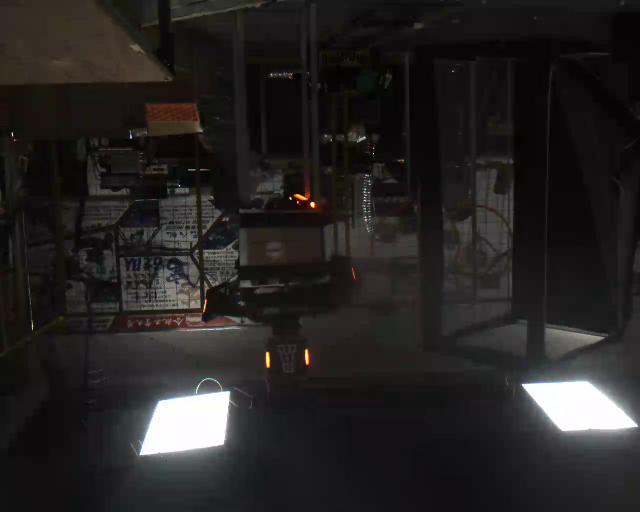
//> input picture outpost_frame.png, 1280 x 1024 px (shown at 1/2 size)
$ ./main outpost_frame.png   (built with g++ and OpenCV 4)
//> lines starting //> are read from the running program, lines starting //| are printed output that depends on the picture; after the words box and inside, x2 and y2 are one past the last pixel; in counts of white or black regions, pixels touching at a corner belong together
### detect.cpp
// ============================================================
// detect.cpp —— 颜色分割、灯条候选、灯条配对、装甲板四角点
// ============================================================
#include "detect.h"

#include <algorithm>
#include <cmath>
#include <limits>

const char* colorName(ArmorColor c) { return c == ArmorColor::RED ? "红" : "蓝"; }
const char* colorTag(ArmorColor c)  { return c == ArmorColor::RED ? "RED" : "BLUE"; }

namespace {

// ------------------------------------------------------------
// 从旋转矩形的 4 个顶点算出：长边、短边、中心点、长轴相对竖直方向的倾角
// 不用 minAreaRect 自带的 angle（不同 OpenCV 版本语义不同），
// 直接量 4 条边里最长的一条，方向最可靠。
// ------------------------------------------------------------
void measureBar(const cv::Point2f pts[4], float& length, float& width,
                cv::Point2f& center, float& tiltDeg) {
    double maxLen = 0.0;
    double minLen = std::numeric_limits<double>::max();
    cv::Point2f bestP, bestQ;
    for (int k = 0; k < 4; ++k) {
        const cv::Point2f& p = pts[k];
        const cv::Point2f& q = pts[(k + 1) % 4];
        const double len = cv::norm(q - p);
        // 矩形的 4 条边是"长、短、长、短"，最长边给方向，最短边就是灯条宽度
        if (len > maxLen) { maxLen = len; bestP = p; bestQ = q; }
        if (len < minLen) { minLen = len; }
    }
    length = static_cast<float>(maxLen);
    width  = static_cast<float>(minLen == std::numeric_limits<double>::max() ? 0.0 : minLen);

    center = cv::Point2f(0.f, 0.f);
    for (int k = 0; k < 4; ++k) center += pts[k];
    center *= 0.25f;

    // 长轴方向：让向量朝下（dy>0），再算它偏离竖直方向多少度
    float dx = bestQ.x - bestP.x;
    float dy = bestQ.y - bestP.y;
    if (dy < 0.f) { dx = -dx; dy = -dy; }
    tiltDeg = static_cast<float>(std::atan2(dx, dy) * 180.0 / CV_PI);
    if (tiltDeg > 90.f)  tiltDeg -= 180.f;
    if (tiltDeg < -90.f) tiltDeg += 180.f;
}

// ------------------------------------------------------------
// 四角点排序：0 左上 → 1 右上 → 2 右下 → 3 左下
// 用 x+y 的最小/最大值定左上/右下，用 x-y 的最大/最小值定右上/左下，
// 这样目标倾斜时顺序也不会乱。
// ------------------------------------------------------------
std::array<cv::Point2f, 4> orderCorners(std::array<cv::Point2f, 4> pts) {
    std::array<cv::Point2f, 4> out{};
    int iMinSum = 0, iMaxSum = 0, iMaxDiff = 0, iMinDiff = 0;
    for (int k = 1; k < 4; ++k) {
        const float s = pts[k].x + pts[k].y;
        const float d = pts[k].x - pts[k].y;
        if (s < pts[iMinSum].x + pts[iMinSum].y)  iMinSum = k;
        if (s > pts[iMaxSum].x + pts[iMaxSum].y)  iMaxSum = k;
        if (d > pts[iMaxDiff].x - pts[iMaxDiff].y) iMaxDiff = k;
        if (d < pts[iMinDiff].x - pts[iMinDiff].y) iMinDiff = k;
    }
    out[0] = pts[iMinSum];   // 左上
    out[1] = pts[iMaxDiff];  // 右上
    out[2] = pts[iMaxSum];   // 右下
    out[3] = pts[iMinDiff];  // 左下
    return out;
}

// ------------------------------------------------------------
// 生成某个颜色的 mask：白色 = 保留的目标像素
// ------------------------------------------------------------
cv::Mat buildMask(const cv::Mat& hsv, ArmorColor color, const DetectParams& p) {
    cv::Mat mask;
    if (color == ArmorColor::RED) {
        // 红色在 HSV 中跨色相边界：暖红灯芯的 H 落在 0~35，
        // 偏暗的红色光晕落在 160~179，两段取或
        cv::Mat low, high;
        cv::inRange(hsv, cv::Scalar(0, p.sMin, p.vMin),
                    cv::Scalar(p.hueRedMax, 255, 255), low);
        cv::inRange(hsv, cv::Scalar(p.hueRedWrapMin, p.sMin, p.vMin),
                    cv::Scalar(179, 255, 255), high);
        mask = low | high;
    }
    else {
        cv::inRange(hsv, cv::Scalar(p.hueBlueMin, 100, p.blueVMin),
                    cv::Scalar(p.hueBlueMax, 255, 255), mask);
    }

    // 灯条是"一颗颗灯珠"，直接取轮廓会断成几段：先做竖向闭运算连起来，
    // 再轻微开运算去掉孤立噪点。注意横向不开大核，否则相邻灯条会粘连。
    cv::Mat kernel = cv::getStructuringElement(
        cv::MORPH_RECT, cv::Size(p.closeW, p.closeH));
    cv::morphologyEx(mask, mask, cv::MORPH_CLOSE, kernel);

    return mask;
}

// ------------------------------------------------------------
// 从 mask 提取灯条候选：面积 → 长宽比 → 尺寸 → 倾角
// ------------------------------------------------------------
std::vector<LightBar> extractBars(const cv::Mat& mask, ArmorColor color,
                                  const DetectParams& p) {
    std::vector<std::vector<cv::Point>> contours;
    cv::findContours(mask, contours, cv::RETR_EXTERNAL, cv::CHAIN_APPROX_SIMPLE);

    std::vector<LightBar> bars;
    for (const auto& contour : contours) {
        const double area = cv::contourArea(contour);
        if (area < p.minArea) continue;                 // 太小：噪声

        const cv::RotatedRect rr = cv::minAreaRect(contour);
        cv::Point2f pts[4];
        rr.points(pts);

        LightBar bar;
        bar.color = color;
        bar.rect  = rr;
        bar.area  = area;
        measureBar(pts, bar.length, bar.width, bar.center, bar.tiltDeg);

        if (bar.length < p.minLen || bar.length > p.maxLen) continue;  // 尺寸不对
        if (bar.width  < p.minWid || bar.width  > p.maxWid)  continue;
        if (bar.width <= 0.f || bar.length / bar.width < p.minAspect) continue;  // 不够细长
        if (std::fabs(bar.tiltDeg) > p.maxTilt) continue;              // 不是近似竖直
        bars.push_back(bar);
    }

    std::sort(bars.begin(), bars.end(),
              [](const LightBar& a, const LightBar& b) { return a.center.x < b.center.x; });
    for (int i = 0; i < static_cast<int>(bars.size()); ++i) bars[i].id = i;
    return bars;
}

// ------------------------------------------------------------
// 一根灯条上取"靠左"的两个点、另一根上取"靠右"的两个点，
// 合成装甲板的 4 个角点
// ------------------------------------------------------------
std::array<cv::Point2f, 4> makePlateCorners(const LightBar& left, const LightBar& right) {
    cv::Point2f pl[4], pr[4];
    left.rect.points(pl);
    right.rect.points(pr);

    std::vector<cv::Point2f> lp(pl, pl + 4), rp(pr, pr + 4);
    std::sort(lp.begin(), lp.end(),
              [](const cv::Point2f& a, const cv::Point2f& b) { return a.x < b.x; });
    std::sort(rp.begin(), rp.end(),
              [](const cv::Point2f& a, const cv::Point2f& b) { return a.x < b.x; });

    std::array<cv::Point2f, 4> raw{ lp[0], lp[1], rp[2], rp[3] };
    return orderCorners(raw);
}

}  // namespace

// ============================================================
// 单帧检测主流程
// ============================================================
FrameResult detectFrame(const cv::Mat& bgrImage, const DetectParams& params) {
    FrameResult result;
    if (bgrImage.empty() || bgrImage.type() != CV_8UC3) return result;

    cv::Mat blurred;
    cv::GaussianBlur(bgrImage, blurred, cv::Size(3, 3), 0);

    cv::Mat hsv;
    cv::cvtColor(blurred, hsv, cv::COLOR_BGR2HSV);

    const ArmorColor colors[2] = { ArmorColor::RED, ArmorColor::BLUE };
    for (ArmorColor color : colors) {
        cv::Mat mask = buildMask(hsv, color, params);
        if (color == ArmorColor::RED) {
            result.maskRed = mask;
            result.redMaskPixels = cv::countNonZero(mask);
        }
        else {
            result.maskBlue = mask;
            result.blueMaskPixels = cv::countNonZero(mask);
        }

        std::vector<LightBar> bars = extractBars(mask, color, params);
        result.bars.insert(result.bars.end(), bars.begin(), bars.end());

        // ---------- 灯条配对 ----------
        struct Pair {
            int left = -1, right = -1;
            float gap = 0.f, len = 0.f, dy = 0.f, score = 0.f;
            ArmorCandidate armor;
        };
        std::vector<Pair> pairs;

        for (size_t i = 0; i < bars.size(); ++i) {
            for (size_t j = i + 1; j < bars.size(); ++j) {
                const LightBar& a = bars[i];
                const LightBar& b = bars[j];
                // 保证 a 在左、b 在右
                const LightBar* L = &a;
                const LightBar* R = &b;
                if (L->center.x > R->center.x) std::swap(L, R);

                const float la = L->length, lb = R->length;
                if (std::min(la, lb) <= 0.f) continue;

                // 1) 两灯条长度相近
                if (std::max(la, lb) / std::min(la, lb) > params.lenRatioMax) continue;

                const float avgLen = (la + lb) * 0.5f;
                const float dy  = std::fabs(L->center.y - R->center.y);
                const float gap = R->center.x - L->center.x;

                // 2) 中心上下偏差合理
                if (dy > params.dyRatioMax * avgLen) continue;
                // 3) 水平间距与灯条长度的比例像一块装甲板
                if (gap < params.gapRatioMin * avgLen) continue;
                if (gap > params.gapRatioMax * avgLen) continue;
                // 4) 方向协调
                if (std::fabs(L->tiltDeg - R->tiltDeg) > params.tiltDiffMax) continue;
                // 5) 竖直方向要有足够重叠
                const float aTop = L->center.y - la * 0.5f, aBot = L->center.y + la * 0.5f;
                const float bTop = R->center.y - lb * 0.5f, bBot = R->center.y + lb * 0.5f;
                const float overlap = std::max(0.f, std::min(aBot, bBot) - std::max(aTop, bTop));
                if (overlap / std::min(la, lb) < params.overlapMin) continue;

                // 6) 合成四角点 + 整体比例检查
                ArmorCandidate armor;
                armor.color = color;
                armor.corners = makePlateCorners(*L, *R);
                armor.leftBarId = L->id;
                armor.rightBarId = R->id;
                armor.barGap = gap;
                armor.barLength = avgLen;

                float minX = armor.corners[0].x, maxX = armor.corners[0].x;
                float minY = armor.corners[0].y, maxY = armor.corners[0].y;
                cv::Point2f sum(0.f, 0.f);
                for (const auto& c : armor.corners) {
                    minX = std::min(minX, c.x); maxX = std::max(maxX, c.x);
                    minY = std::min(minY, c.y); maxY = std::max(maxY, c.y);
                    sum += c;
                }
                armor.center = sum * 0.25f;
                armor.bbox = cv::Rect2f(minX, minY, maxX - minX, maxY - minY);
                armor.plateRatio = (maxY > minY) ? (maxX - minX) / (maxY - minY) : 0.f;
                if (armor.plateRatio < params.plateRatioMin ||
                    armor.plateRatio > params.plateRatioMax) continue;
                armor.valid = true;

                Pair p;
                p.left = L->id;
                p.right = R->id;
                p.gap = gap;
                p.len = avgLen;
                p.dy = dy;
                p.armor = armor;
                // 打分：上下越齐、间距比例越接近典型值(≈2.2)、长度越接近越好
                p.score = dy / avgLen
                        + 0.3f * std::fabs(gap / avgLen - 2.2f)
                        + std::fabs(la - lb) / avgLen;
                pairs.push_back(p);
            }
        }

        // ---------- 去重：同一根灯条只参与一块装甲板 ----------
        std::sort(pairs.begin(), pairs.end(),
                  [](const Pair& x, const Pair& y) { return x.score < y.score; });
        std::vector<int> usedBar;
        std::vector<ArmorCandidate> kept;
        for (const Pair& p : pairs) {
            if (std::find(usedBar.begin(), usedBar.end(), p.left) != usedBar.end()) continue;
            if (std::find(usedBar.begin(), usedBar.end(), p.right) != usedBar.end()) continue;

            bool duplicate = false;
            for (const auto& k : kept) {
                const float dx = std::fabs(k.center.x - p.armor.center.x);
                const float dy2 = std::fabs(k.center.y - p.armor.center.y);
                if (dx < k.bbox.width * 0.6f && dy2 < k.bbox.height) { duplicate = true; break; }
            }
            if (duplicate) continue;

            usedBar.push_back(p.left);
            usedBar.push_back(p.right);
            kept.push_back(p.armor);
        }
        result.armors.insert(result.armors.end(), kept.begin(), kept.end());
    }

    // 蓝色目标即使没有，也保留空 mask（全黑），方便提交时对照
    if (result.maskBlue.empty()) result.maskBlue = cv::Mat::zeros(bgrImage.size(), CV_8UC1);
    if (result.maskRed.empty())  result.maskRed  = cv::Mat::zeros(bgrImage.size(), CV_8UC1);
    return result;
}

// ============================================================
// 灯条候选图
// ============================================================
cv::Mat drawBarCandidates(const cv::Mat& bgrImage, const std::vector<LightBar>& bars) {
    cv::Mat canvas = bgrImage.clone();
    for (const auto& bar : bars) {
        const cv::Scalar col = (bar.color == ArmorColor::RED) ? cv::Scalar(0, 255, 0)
                                                              : cv::Scalar(0, 200, 255);
        cv::Point2f pts[4];
        bar.rect.points(pts);
        for (int k = 0; k < 4; ++k)
            cv::line(canvas, pts[k], pts[(k + 1) % 4], col, 1, cv::LINE_AA);
        cv::circle(canvas, bar.center, 2, cv::Scalar(0, 255, 255), -1, cv::LINE_AA);

        char label[16];
        std::snprintf(label, sizeof(label), "%c%d", colorTag(bar.color)[0], bar.id);
        cv::putText(canvas, label, cv::Point(static_cast<int>(bar.center.x) - 26,
                                             static_cast<int>(bar.center.y) + 4),
                    cv::FONT_HERSHEY_SIMPLEX, 0.5, cv::Scalar(0, 255, 255), 1, cv::LINE_AA);
    }
    return canvas;
}

// ============================================================
// 最终结果图：外接框、装甲板四角点(0~3)、中心点
// ============================================================
cv::Mat drawArmorResult(const cv::Mat& bgrImage, const FrameResult& result) {
    cv::Mat canvas = bgrImage.clone();

    // 先把所有灯条候选淡淡画出来，便于核对是"哪两根配成了一块"
    for (const auto& bar : result.bars) {
        cv::Point2f pts[4];
        bar.rect.points(pts);
        const cv::Scalar col = (bar.color == ArmorColor::RED) ? cv::Scalar(0, 160, 0)
                                                              : cv::Scalar(160, 80, 0);
        for (int k = 0; k < 4; ++k)
            cv::line(canvas, pts[k], pts[(k + 1) % 4], col, 1, cv::LINE_AA);
    }

    for (size_t i = 0; i < result.armors.size(); ++i) {
        const ArmorCandidate& a = result.armors[i];
        const cv::Scalar col = (a.color == ArmorColor::RED) ? cv::Scalar(0, 0, 255)
                                                            : cv::Scalar(255, 0, 0);

        std::vector<cv::Point> poly;
        for (const auto& c : a.corners)
            poly.emplace_back(cvRound(c.x), cvRound(c.y));
        cv::polylines(canvas, poly, true, col, 2, cv::LINE_AA);

        cv::Rect box(cvRound(a.bbox.x), cvRound(a.bbox.y),
                     cvRound(a.bbox.width), cvRound(a.bbox.height));
        cv::rectangle(canvas, box, cv::Scalar(0, 255, 0), 1, cv::LINE_AA);

        // 中心点
        cv::drawMarker(canvas, cv::Point(cvRound(a.center.x), cvRound(a.center.y)),
                       cv::Scalar(0, 255, 255), cv::MARKER_CROSS, 10, 1, cv::LINE_AA);

        // 四角点编号 0 左上 / 1 右上 / 2 右下 / 3 左下
        for (int k = 0; k < 4; ++k) {
            const cv::Point pt(cvRound(a.corners[k].x), cvRound(a.corners[k].y));
            cv::circle(canvas, pt, 3, cv::Scalar(255, 0, 255), -1, cv::LINE_AA);
            cv::putText(canvas, std::to_string(k), pt + cv::Point(4, -4),
                        cv::FONT_HERSHEY_SIMPLEX, 0.5, cv::Scalar(255, 0, 255), 1, cv::LINE_AA);
        }

        // 左上角标注：颜色 + 候选项号
        char tag[32];
        std::snprintf(tag, sizeof(tag), "%s #%d", colorTag(a.color), static_cast<int>(i) + 1);
        cv::putText(canvas, tag, cv::Point(box.x, std::max(14, box.y - 20)),
                    cv::FONT_HERSHEY_SIMPLEX, 0.45, cv::Scalar(0, 255, 255), 1, cv::LINE_AA);
    }
    return canvas;
}

### main.cpp
// ============================================================
// main.cpp —— 装甲板静态图片检测（命令行入口）
//
// 用法：
//   ArmorDetect [图片路径] [--out 输出目录] [--min-area 最小面积] [--show]
// 例：
//   ArmorDetect images/outpost_frame.png
//   ArmorDetect images/outpost_frame.png --min-area 100000      (异常测试：0 个候选)
//   ArmorDetect no_such_file.png                                (异常测试：读取失败)
// ============================================================
#define NOMINMAX
#define WIN32_LEAN_AND_MEAN

#include "detect.h"

#include <algorithm>
#include <cmath>
#include <filesystem>
#include <fstream>
#include <iomanip>
#include <iostream>
#include <sstream>
#include <string>
#include <vector>

#include <windows.h>

namespace fs = std::filesystem;

namespace {

struct Options {
    std::string imagePath = "images/outpost_frame.png";
    std::string outDir    = "output";
    DetectParams params;
    bool show = false;
};

// [9 lines left out: function printUsage, not called in this run]

bool parseArgs(int argc, char** argv, Options& opt) {
//> called with argc = 2
    for (int i = 1; i < argc; ++i) {
        const std::string arg = argv[i];
        if (arg == "--help" || arg == "-h") { printUsage(); return false; }
        else if (arg == "--show") { opt.show = true; }
        else if (arg == "--out" && i + 1 < argc) { opt.outDir = argv[++i]; }
        else if (arg == "--min-area" && i + 1 < argc) {
            opt.params.minArea = std::atof(argv[++i]);
            if (opt.params.minArea < 0) opt.params.minArea = 0;
        }
        else if (!arg.empty() && arg[0] == '-') {
            std::cout << "未知选项: " << arg << "\n";
            printUsage();
            return false;
        }
        else { opt.imagePath = arg; }
    }
    return true;
}

bool saveImage(const std::string& path, const cv::Mat& image) {
    if (image.empty()) return false;
    return cv::imwrite(path, image);
}

}  // namespace

int main(int argc, char** argv) {
    SetConsoleOutputCP(CP_UTF8);
    SetConsoleCP(CP_UTF8);

    Options opt;
    if (!parseArgs(argc, argv, opt)) return 0;

    // ---------- 1. 读图 ----------
    cv::Mat image = cv::imread(opt.imagePath, cv::IMREAD_COLOR);
//> image is the input picture: 1024 rows x 1280 cols, CV_8UC3; mean B, G, R 34.3, 35, 37.3
    if (image.empty()) {
        std::cout << "[错误] 图片读取失败: " << opt.imagePath << "\n"
                  << "       请检查路径是否正确、文件是否存在，程序结束。\n";
        return 2;
    }
    std::cout << "[图片] " << opt.imagePath
              << "   宽 " << image.cols << " x 高 " << image.rows
              << "   通道 " << image.channels() << "\n";
//| [图片] outpost_frame.png   宽 1280 x 高 1024   通道 3

    // ---------- 2. 单帧检测 ----------
    const FrameResult result = detectFrame(image, opt.params);
//> the loop in detectFrame, `for (ArmorColor color : colors)` made 2 passes
//> (result.blueMaskPixels, contours in extractBars) on pass 2: (23, 4 contours, all with area under 20)
//> pass 1, in buildMask, `cv::inRange(hsv, cv::Scalar(0, p.sMin, p.vMin), cv::Scalar(p.hueRedMax..`:
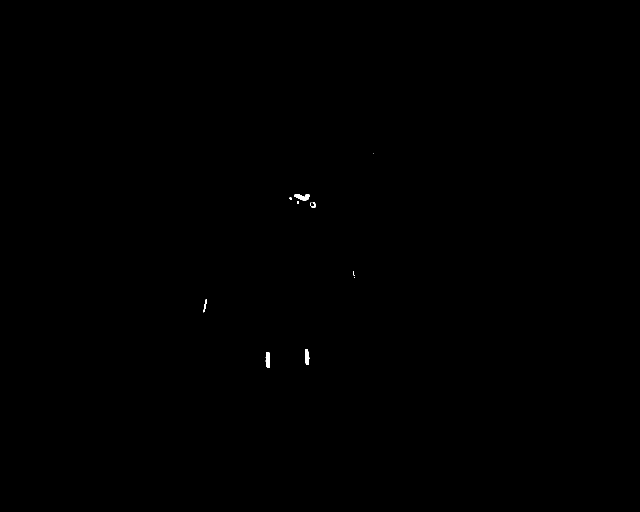
//> low: 1024 rows x 1280 cols, CV_8UC1 (shown at 1/2 size); 0.07% white; 10 white regions (2 under 20 px), largest, box (x1, y1, x2, y2) and area: (588, 388, 619, 401) 267, (610, 698, 619, 730) 232, (531, 704, 540, 736) 223

    // ---------- 3. 准备输出目录 ----------
    std::error_code ec;
    fs::create_directories(opt.outDir, ec);
    if (ec) {
        std::cout << "[错误] 无法创建输出目录 " << opt.outDir
                  << " : " << ec.message() << "，程序结束。\n";
        return 3;
    }

    std::ofstream logFile(fs::path(opt.outDir) / "result.txt", std::ios::binary);
    auto say = [&](const std::string& line) {
        std::cout << line << "\n";
        if (logFile) logFile << line << "\n";
    };

    const double totalPixels = static_cast<double>(image.total());
    {
        std::ostringstream os;
        os << std::fixed << std::setprecision(2);
        os << "[分割] 红色 mask 保留像素 " << result.redMaskPixels
           << " (" << 100.0 * result.redMaskPixels / totalPixels << "%)"
           << "   蓝色 mask 保留像素 " << result.blueMaskPixels
           << " (" << 100.0 * result.blueMaskPixels / totalPixels << "%)";
        say(os.str());
    }

    int redBars = 0, blueBars = 0;
    for (const auto& b : result.bars) (b.color == ArmorColor::RED ? redBars : blueBars)++;
//> this loop made 3 passes
    {
        std::ostringstream os;
        os << "[灯条] 红色候选 " << redBars << " 根，蓝色候选 " << blueBars
           << " 根（面积/长宽比/尺寸/倾角筛选后）";
        say(os.str());
    }
    {
        std::ostringstream os;
        os << "[配对] 装甲板候选 " << result.armors.size() << " 个";
        say(os.str());
    }

    // ---------- 4. 保存中间结果 ----------
    const fs::path out(opt.outDir);
    struct Item { std::string file; cv::Mat image; };
    const std::vector<Item> items = {
        { "mask_red.png",         result.maskRed },
        { "mask_blue.png",        result.maskBlue },
        { "bars_candidates.png",  drawBarCandidates(image, result.bars) },
        { "armor_result.png",     drawArmorResult(image, result) },
    };
//> the loop in drawBarCandidates, `for (const auto& bar : bars)` made 3 passes
//> (label, bar.id) on passes 2 to 3: ("R1", 1), ("R2", 2)
//> the loop in drawArmorResult, `for (const auto& bar : result.bars)` made 3 passes
//> the loop in drawArmorResult, `for (size_t i = 0; i < result.armors.size(); ++i)` made 1 pass
//> (col, box, tag) on pass 1: (Scalar(0, 0, 255), Rect(531, 698, 87, 37), "RED #1")
//> pass 1, in drawArmorResult, `cv::drawMarker(canvas, cv::Point(cvRound(a.center.x), cvRound(a.center..`:
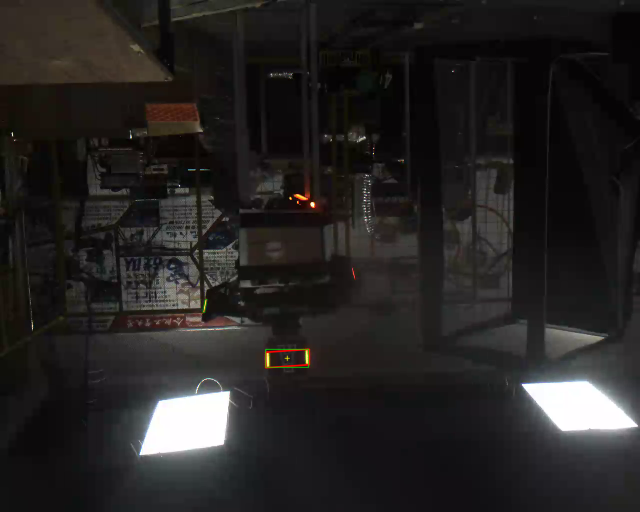
//> canvas: 1024 rows x 1280 cols, CV_8UC3 (shown at 1/2 size); mean B, G, R 34.3, 35.1, 37.4
//> items = 4 items
    for (const auto& item : items) {
        const fs::path p = out / item.file;
        if (!saveImage(p.string(), item.image)) {
            std::cout << "[错误] 保存失败: " << p.string() << "\n";
            return 3;
        }
        say("[保存] " + p.string());
    }
//> this loop made 4 passes
//> (the rest of the program and of its run is left out)
